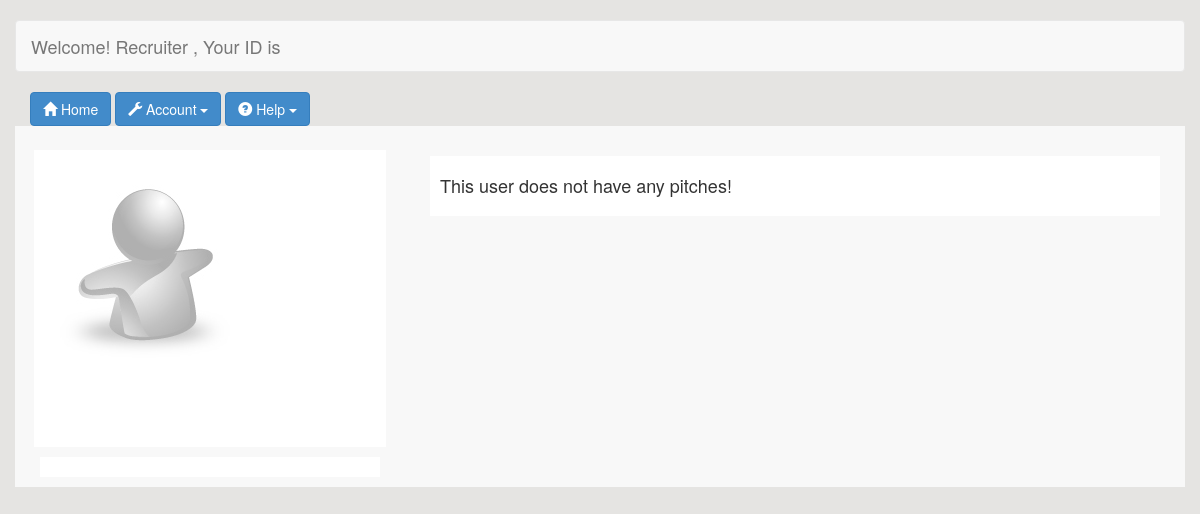
Before: /search_more_info.php with the older database file.
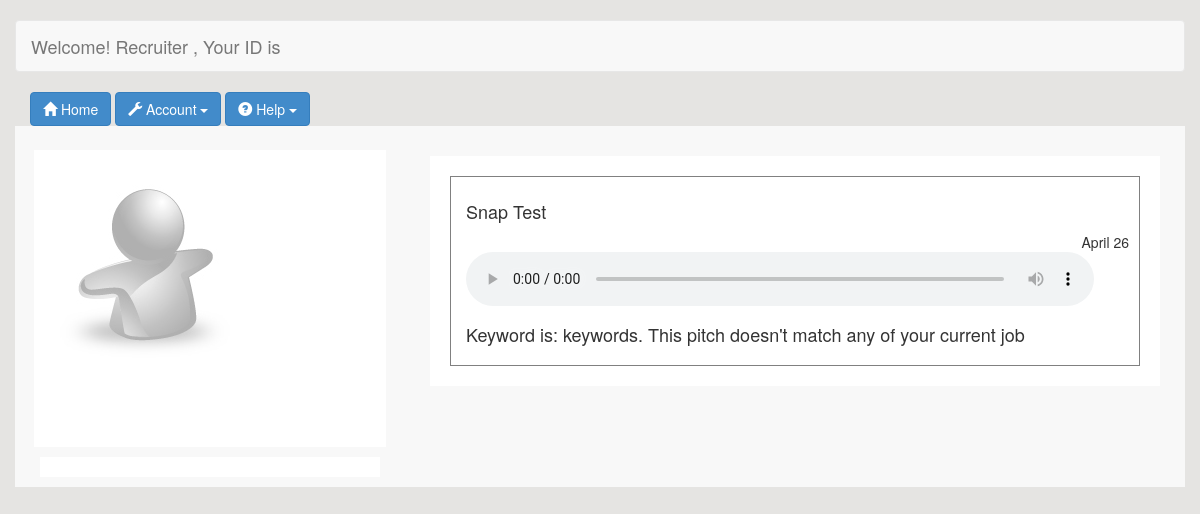
After: the same page with the newer database file.
### tables this page shows
CREATE TABLE IF NOT EXISTS `pitches` (
  `pitchid` int(11) NOT NULL AUTO_INCREMENT,
  `userid` int(11) NOT NULL,
  `title` varchar(200) NOT NULL,
  `url` varchar(200) DEFAULT NULL,
  `key0` varchar(50) DEFAULT NULL,
  `daterecorded` timestamp NOT NULL DEFAULT CURRENT_TIMESTAMP ON UPDATE CURRENT_TIMESTAMP,
  PRIMARY KEY (`pitchid`),
  KEY `userid` (`userid`)
);

CREATE TABLE IF NOT EXISTS `keyword_pitches` (
  `pitchid` int(11) NOT NULL,
  `keyword` varchar(50) NOT NULL,
  `keywordid` int(11) NOT NULL,
  KEY `pitchid` (`pitchid`),
  KEY `keywordid` (`keywordid`),
  FULLTEXT KEY `keyword` (`keyword`)
);

### clean_data.php (called while the page is built, shortened)
<?php
function clean_output($value){
	return htmlentities($value);
}
?>

### search_more_info.php (the view, shortened to what this page needs)
<?php
include 'clean_data.php';
$recruiterid = $_SESSION['userid'];
$sql="SELECT * FROM recruiter WHERE userid='$recruiterid'";
$result=mysql_query($sql) or die (mysql_error());
$row=mysql_fetch_array($result);
$companyid = $row["companyid"];
$sql2="SELECT * FROM user WHERE userid='$recruiterid'";
$result2=mysql_query($sql2) or die (mysql_error());
$row2=mysql_fetch_array($result2);
$firstname = clean_output($row2["firstname"]);
$lastname = clean_output($row2["lastname"]);
?>
<!DOCTYPE html>
<html>
<head>
<link href="css/bootstrap.min.css" rel="stylesheet" media="screen">
</head>
<body style="background-color: #E5E4E2">
<div class="container">
    <br/>
	  <div class="row">
                <nav class="navbar navbar-default" role="navigation">
                    <div class="navbar-header">
                        <a class="navbar-brand" href="#">Welcome! <?php echo $companyid?> Recruiter
				<?php echo $firstname . " " .  $lastname . ", Your ID is " . $recruiterid?></a>
                    </div>
                </nav>
            </div>
 <button type="button" class="btn btn-primary"  style ="vertical-align: middle" onclick="javascript:window.location.href = 'recruiter_dashboard.php';"> <i class="glyphicon glyphicon-home"></i> Home </button>
        <div class="btn-group">
            <button type="button" class="btn btn-primary dropdown-toggle" data-toggle="dropdown"> <i class="glyphicon glyphicon-wrench"></i>
                Account <span class="caret"></span>
            </button>
        </div>
        <div class="btn-group">
            <button type="button" class="btn btn-primary dropdown-toggle" data-toggle="dropdown"> <i class="glyphicon glyphicon-question-sign"></i>
                Help <span class="caret"></span>
            </button>
        </div>
    <div class="row" style="background-color: #f8f8f8; vertical-align: middle">
        <div class="col-md-4">
            <br/>
            <div style="background-color: white; padding: 10px; margin: 4px;" class="col-md-offset-1">
                <?php
					$userid = $_POST['info_id'];
                    $photo_query = mysql_query("SELECT * FROM photo WHERE userid = '$userid'") or die(mysql_error());
                    $row = mysql_fetch_array($photo_query);
                    $photo = $row['url'];
                    if($photo == "upload/default.gif" || $photo == ""){
                        echo '<img src="img/DefaultProfileImage.jpg" alt="default" style="height:210px; width:210px; margin: auto"/>';
                    }
                    else{
                        echo '<img src="'.$photo.'" alt="'.$photo.'" style="height:210px; width:210px; margin: auto"/>';
                    }
                    echo "<br/>";
                    $query = mysql_query("SELECT * FROM user WHERE userid = '$userid'") or die(mysql_error());
                    $row = mysql_fetch_array($query);
                    echo "<font size='6pt'><strong>". clean_output($row['firstname'])   ." ". clean_output($row['lastname'])."</strong></font>"."<br/>";
                echo clean_output($row['email']). "<br/>";
                ?>
            </div>
            <div style="background-color: white; padding: 10px; margin: 10px;" class="col-md-offset-1">
            </div>
        </div>
        <div class="col-xs-8">
            <br />
            <div style="background-color: white; padding: 10px; margin: 10px;" class="col-md-offset-1">
            <?php
            $userid = $_POST['info_id'];
            $con = mysqli_connect("50.62.209.83:3306", "general", "1234q") or die ("Could not connect ".mysql_error());
            mysqli_select_db($con, "pitchhub") or die ("could not find database: ".mysql_error());
            $result = mysqli_query($con, "SELECT title, url,pitchid FROM pitches WHERE userid = '$userid'") or die("nope: ".mysql_error());
            $none = true;
            while($arrRecord = mysqli_fetch_row($result)){
                $none = false;
				?>
						<?php
			 }
			 ?>
			<?php
			$undisplayedpitches = array();
			$result = mysqli_query($con, "SELECT title, url,pitchid FROM pitches WHERE userid = '$userid' ORDER BY daterecorded DESC
			") or die("nope: ".mysql_error());
            while($arrRecord = mysqli_fetch_row($result)){
                $none = false;
				$pitchid = clean_output($arrRecord[2]);
				$displayed = 3;
				if($displayed==3){
				array_push($undisplayedpitches,$pitchid);
				}
				}
				foreach ($undisplayedpitches as $unmatchedpitchid){
				$result = mysqli_query($con, "SELECT title, url,daterecorded,pitchid FROM
				pitches WHERE pitchid = '$unmatchedpitchid' ORDER BY daterecorded DESC") or die("Error: ".mysql_error());
				$unmatchedpitchRecord = mysqli_fetch_row($result);
				$title = clean_output($unmatchedpitchRecord[0]);
                $url = clean_output($unmatchedpitchRecord[1]);
				$date = clean_output($unmatchedpitchRecord[2]);
				$pitchid = clean_output($unmatchedpitchRecord[3]);
				$keyword_pitch = mysqli_query($con,"SELECT * FROM keyword_pitches
					WHERE pitchid = '$pitchid'") or die("Error: ".mysql_error());
				$keywordrecord = mysqli_fetch_array($keyword_pitch);
				?>
							<div style="border:1px solid grey; padding: 10px; margin: 10px">
                        <div class="row" style="margin-top:5px; margin-left:5px">
                            <p><h4><?php echo $title; ?></h4></p>
                        </div>
						<div class="pull-right">
                            <span title="<?php echo'Uploaded on '.date('F d, Y \a\t g:i:s A', strtotime($date));
							?>"><?php echo  date("F d", strtotime($date)); ?></span>
                        </div>
                        <div class="row">
                            <audio controls style="width: 90%; margin-left: 20px;">
                            <source src="<?php echo $url; ?>" type="audio/wav">
                            </audio>
                        </div>
							<div class="row" style="margin-top:5px; margin-left:5px">
                            <p><h4><?php if(!empty($keywordrecord['keyword'])){echo "Keyword is: " . $keywordrecord['keyword'] . ".
							This pitch doesn't match any of your current job"; }
							?></h4></p>
							</div>
							</div>
							<?php
				}
            if ($none){
                echo'
                    <p><h4> This user does not have any pitches! </h4></p>
                    ';
            }
            ?>
            </div>
            <br />
            <br />
        </div>
    </div>
</div>
</body>
</html>

Changed rows visible on the page:
added pitches: title "Snap Test", daterecorded "April 26", keyword_pitches.keyword "keywords"
Other visible differences:
text no longer shown: "This user does not have any pitches!"
